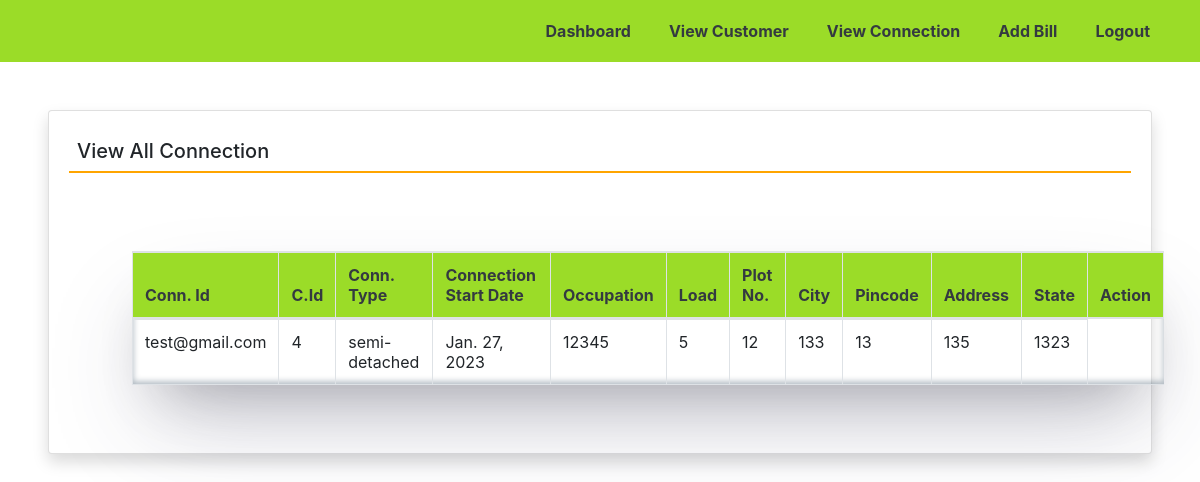
/viewconnection (signed in), run on the app's committed database.
### frontendpage/models.py (models this page shows, shortened)
class Connection(models.Model):
    customer = models.ForeignKey(Customer,on_delete=models.CASCADE)
    customerconnectionid = models.CharField(max_length=10, null=True)
    customerconnectiontype = models.CharField(max_length=100, null=True)
    customerconnectionstartdate = models.DateField(null=True)
    customeroccupation = models.CharField(max_length=100, null=True)
    customerconnectionload = models.CharField(max_length=100, null=True)
    customerplotno = models.CharField(max_length=50, null=True)
    customercity = models.CharField(max_length=100, null=True)
    customerpincode = models.CharField(max_length=10, null=True)
    customeraddress = models.CharField(max_length=200, null=True)
    customerstate = models.CharField(max_length=100, null=True)
    customerdescription = models.CharField(max_length=250, null=True)

class Customer(models.Model):
    user = models.ForeignKey(User,on_delete=models.CASCADE)
    usercontactnumber = models.CharField(max_length=15, null=True)
    useraddress = models.CharField(max_length=200, null=True)
    usercity = models.CharField(max_length=100,null=True)
    userstate = models.CharField(max_length=100, null=True)
    userregdate = models.DateTimeField(auto_now_add=True)

### frontendpage/views.py (the view)
# urls.py: path('viewconnection',viewconnection,name='viewconnection'),
def viewconnection(request):
    if not request.user.is_authenticated:
        return redirect('admin_login')
    connection = Connection.objects.all()
    return render(request,'viewconnection.html', locals())

### frontendpage/templates/viewconnection.html (shortened to what this page needs)
{% extends 'adminnavbar.html' %}
{% load static %}
{% block body1 %}
<div class="card shadow m-5">
    <div class="card-body">
		<h5 class="p-2" style="border-bottom: 2px solid orange">View All Connection</h5>
     <div class="container m-5">
		<br>
		<table id="example" class="table table-striped table-bordered" style="width:100%; box-shadow: rgba(50, 50, 93, 0.25) 0px 50px 100px -20px, rgba(0, 0, 0, 0.3) 0px 30px 60px -30px, rgba(10, 37, 64, 0.35) 0px -2px 6px 0px inset;">
			<thead  style="background-color: #9bdc28;">
				<tr>
				    <th class="text-Dark">Conn. Id</th>
					<th class="text-Dark">C.Id</th>
					<th class="text-Dark">Conn. Type</th>
					<th class="text-Dark">Connection Start Date</th>
					<th class="text-Dark">Occupation</th>
					<th class="text-Dark">Load</th>
					<th class="text-Dark">Plot No.</th>
					<th class="text-Dark">City</th>
					<th class="text-Dark">Pincode</th>
					<th class="text-Dark">Address</th>
					<th class="text-Dark">State</th>
					<th class="text-Dark">Action</th>
				</tr>
			</thead>
			<tbody>
             {% for i in connection %}
			<tr>
				<td>{{i.customerconnectionid}}</td>
				<td>{{i.customer.id}}</td>
				<td>{{i.customerconnectiontype}}</td>
				<td>{{i.customerconnectionstartdate}}</td>
				<td>{{i.customeroccupation}}</td>
				<td>{{i.customerconnectionload}}</td>
				<td>{{i.customerplotno}}</td>
				<td>{{i.customercity}}</td>
				<td>{{i.customerpincode}}</td>
				<td>{{i.customeraddress}}</td>
				<td>{{i.customerstate}}</td>
            </tr>
			{% endfor %}
			</tbody>
		</table>
	</div>
	</div>
 </div>
{% endblock %}

### frontendpage/static/css/sidebar.css (style rules this page uses)
body { background: #ffffff; min-height: 100vh; }

### data on the page
Connection: customerconnectionid "test@gmail.com", customer.id "4", customerconnectiontype "semi-detached", customerconnectionstartdate "Jan. 27, 2023", customeroccupation "12345", customerconnectionload "5", customerplotno "12", customercity "133", customerpincode "13", customeraddress "135", customerstate "1323"
